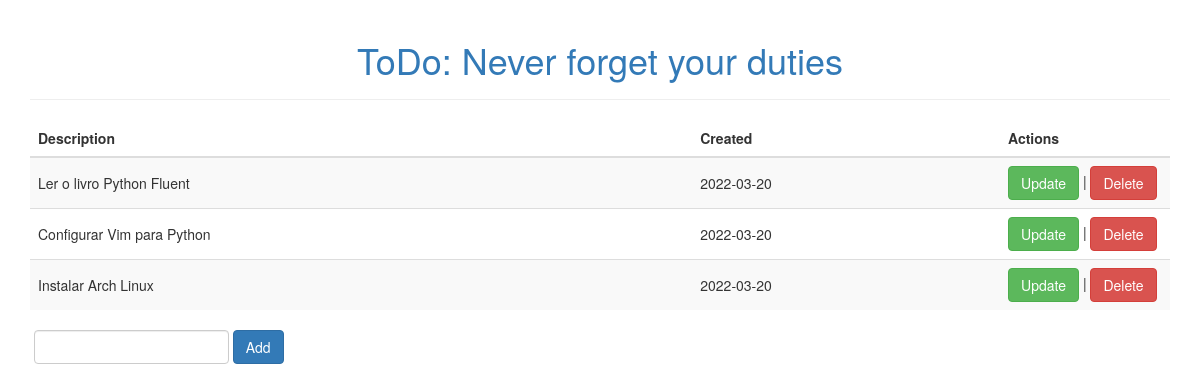
Before: / with the older database file.
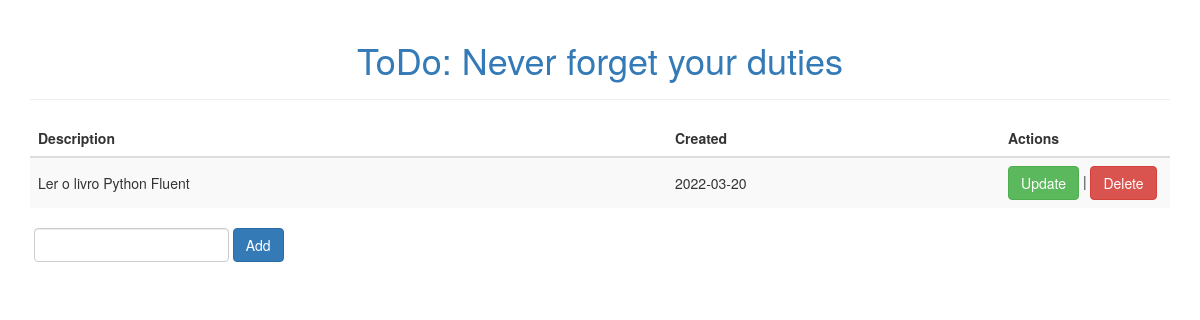
After: the same page with the newer database file.
### app.py (models this page shows, shortened)
class Task(db.Model):
    id = db.Column(db.Integer, primary_key=True)
    """:type : int"""
    description = db.Column(db.String(200), nullable=False)
    """:type : str"""
    date_created = db.Column(db.DateTime, default=datetime.utcnow)
    """:type : datetime"""

### app.py (the view)
@app.route('/', methods=['GET', 'POST'])
def index():
    if request.method == 'POST':
        task = Task(description=request.form['description'])
        try:
            db.session.add(task)
            db.session.commit()
            return redirect('/')
        except:
            return "Houve um erro, ao inserir a tarefa"
    else:
        tasks = Task.query.order_by(Task.date_created).all()
        return render_template('index.html', tasks=tasks)

### templates/index.html (shortened to what this page needs)
{% extends "application.html" %}
{% block html_attribs %} lang="pt-BR" {% endblock %}
{% block content %}
<link rel= "stylesheet" type= "text/css" href= "{{ url_for('static',filename='css/styles.css') }}">
<div class="container">
   <div class="page-header">
      <h1 class="text-center text-primary">ToDo: Never forget your duties</h1>
   </div>
   {% if tasks|length < 1 %} <h4 class="text-center text-warning">There are no tasks. Create one below!</h4>
      {% else %}
      <table class="table table-striped">
         <thead>
            <tr>
               <th>Description</th>
               <th>Created</th>
               <th>Actions</th>
            </tr>
         </thead>
         <tbody>
            {% for task in tasks %}
            <tr>
               <td class="align-middle">{{ task.description }}</td>
               <td class="align-middle">{{ task.date_created.date() }}</td>
               <td class="align-middle actions">
                  <a class="btn btn-success" href="/update/{{task.id}}">Update</a> |
                  <a class="btn btn-danger" href="/delete/{{task.id}}">Delete</a>
               </td>
            </tr>
            {% endfor %}
         </tbody>
      </table>
      {% endif %}
      <form class="form-inline" action="/" method="POST">
         <div class="form-group">
            <input type="text" class="form-control" name="description" id="description">
            <button type="submit" class="btn btn-primary">Add</button>
         </div>
      </form>
</div>
{% endblock %}

### templates/application.html
{% extends "bootstrap/base.html" %}

### static/css/styles.css (style rules this page uses)
.align-middle { vertical-align: middle !important; }
.actions { width: 170px; }

Changed rows visible on the page:
removed Task: description "Configurar Vim para Python", date_created "2022-03-20"
removed Task: description "Instalar Arch Linux", date_created "2022-03-20"
